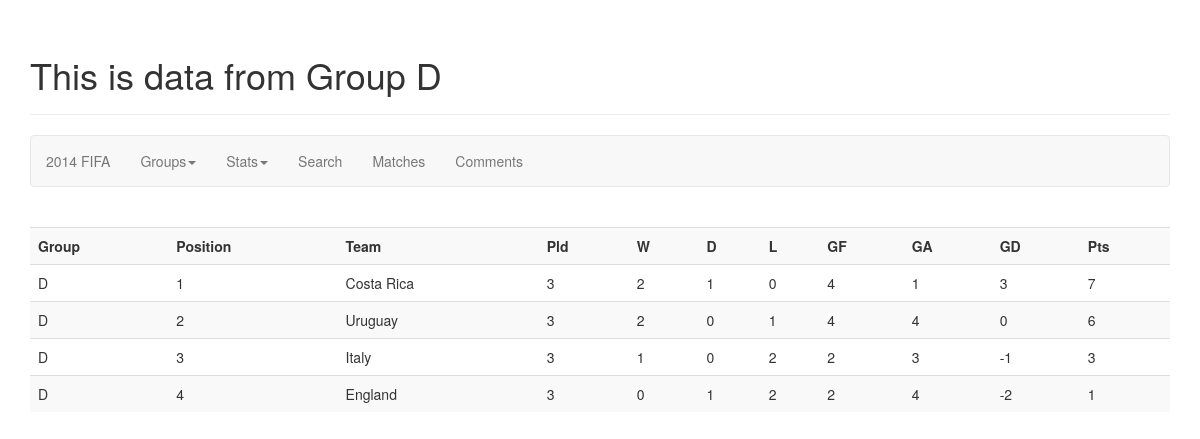
Page /groups/Group D on the committed database.
### tables this page shows
CREATE TABLE "group_stage" ("Group_Name" VARCHAR(1),
"Pos" INTEGER,
"Team" VARCHAR(18),
"Pld" INTEGER,
"W" INTEGER,
"D" INTEGER,
"L" INTEGER,
"GF" INTEGER,
"GA" INTEGER,
"GD" INTEGER,
"Pts" INTEGER);

### hello.py (the view)
@app.route('/groups/<name>')
def group(name=None):
    groupname = name
    con = lite.connect("fifa2014.db")
    cur = con.cursor()
    cur.execute("select * from group_stage where Group_Name = \'"+str(groupname[-1])+"\'")
    rows = cur.fetchall()
    return render_template('groups.html', **locals())

### templates/groups.html (shortened to what this page needs)
<!DOCTYPE html>
<html>
<head>
    <link href="/static/css/bootstrap.min.css" rel="stylesheet">
</head>
<body class="container">
    <div class="page-header ">
        <h1> This is data from {{name}}</h1>
    </div>
    <nav class="navbar navbar-default">
        <ul class="nav navbar-nav">
            <li>
                <a href="/" class="app-bar-element">2014 FIFA</a>
            </li>
            <li class="dropdown">
                <a href="#" class="dropdown-toggle" data-toggle="dropdown" role="button" aria-haspopup="true" aria-expanded="false">Groups<span class="caret"></span></a>
            </li>
            <li class="dropdown">
                <a href="/stats" class="dropdown-toggle" data-toggle="dropdown" role="button" aria-haspopup="true" aria-expanded="false">Stats<span class="caret"></span></a>
            </li>
            <li><a href="/search">Search</a></li>
            <li><a href="/matches">Matches</a></li>
            <li><a href="/comments">Comments</a></li>
        </ul>
    </nav>
    <br>
    <div>
        <table class="table table-striped">
            <tr>
                <th>Group</th>
                <th>Position</th>
                <th>Team</th>
                <th>Pld</th>
                <th>W</th>
                <th>D</th>
                <th>L</th>
                <th>GF</th>
                <th>GA</th>
                <th>GD</th>
                <th>Pts</th>
            </tr>
            {% for row in rows %}
            <tr>
                <td>{{row[0]}}</td>
                <td>{{row[1]}}</td>
                <td>{{row[2]}}</td>
                <td>{{row[3]}}</td>
                <td>{{row[4]}}</td>
                <td>{{row[5]}}</td>
                <td>{{row[6]}}</td>
                <td>{{row[7]}}</td>
                <td>{{row[8]}}</td>
                <td>{{row[9]}}</td>
                <td>{{row[10]}}</td>
            </tr>
            {%endfor%}
        </table>
    </div>
</body>
</html>

### rows in the picture
group_stage: Group_Name "D", Pos "1", Team "Costa Rica", Pld "3", W "2", D "1", L "0", GF "4", GA "1", GD "3", Pts "7"
group_stage: Group_Name "D", Pos "2", Team "Uruguay", Pld "3", W "2", D "0", L "1", GF "4", GA "4", GD "0", Pts "6"
group_stage: Group_Name "D", Pos "3", Team "Italy", Pld "3", W "1", D "0", L "2", GF "2", GA "3", GD "-1", Pts "3"
group_stage: Group_Name "D", Pos "4", Team "England", Pld "3", W "0", D "1", L "2", GF "2", GA "4", GD "-2", Pts "1"

### other values in the picture
{{ name }} "Group D"
